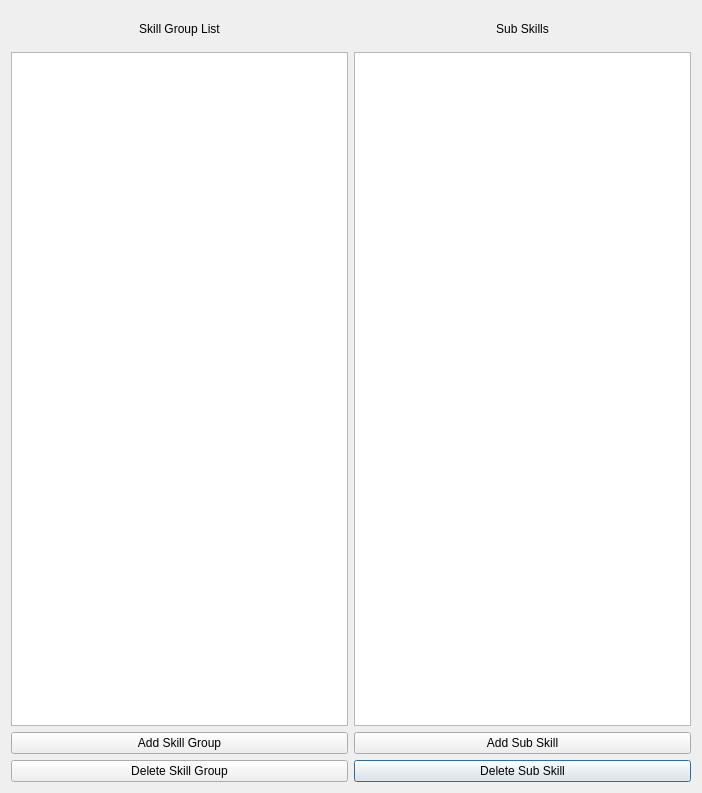
<?xml version="1.0" encoding="UTF-8"?>
<ui version="4.0">
 <class>SkillGroupManagement</class>
 <widget class="QDialog" name="SkillGroupManagement">
  <property name="windowModality">
   <enum>Qt::ApplicationModal</enum>
  </property>
  <property name="geometry">
   <rect>
    <x>0</x>
    <y>0</y>
    <width>702</width>
    <height>793</height>
   </rect>
  </property>
  <property name="windowTitle">
   <string>Dialog</string>
  </property>
  <layout class="QGridLayout" name="gridLayout">
   <item row="0" column="0">
    <widget class="QLabel" name="lblSkillGrp">
     <property name="minimumSize">
      <size>
       <width>300</width>
       <height>35</height>
      </size>
     </property>
     <property name="text">
      <string>Skill Group List</string>
     </property>
     <property name="alignment">
      <set>Qt::AlignCenter</set>
     </property>
    </widget>
   </item>
   <item row="0" column="1">
    <widget class="QLabel" name="lblSubSkill">
     <property name="minimumSize">
      <size>
       <width>300</width>
       <height>35</height>
      </size>
     </property>
     <property name="text">
      <string>Sub Skills</string>
     </property>
     <property name="alignment">
      <set>Qt::AlignCenter</set>
     </property>
    </widget>
   </item>
   <item row="1" column="0">
    <widget class="QListWidget" name="SkillGrpListWgt">
     <property name="minimumSize">
      <size>
       <width>300</width>
       <height>75</height>
      </size>
     </property>
    </widget>
   </item>
   <item row="1" column="1">
    <widget class="QListWidget" name="SubSkillListWgt">
     <property name="minimumSize">
      <size>
       <width>300</width>
       <height>75</height>
      </size>
     </property>
    </widget>
   </item>
   <item row="3" column="1">
    <widget class="QPushButton" name="pbtnDelSubSkill">
     <property name="text">
      <string>Delete Sub Skill</string>
     </property>
    </widget>
   </item>
   <item row="3" column="0">
    <widget class="QPushButton" name="pbtnDelSkillGrp">
     <property name="text">
      <string>Delete Skill Group</string>
     </property>
    </widget>
   </item>
   <item row="2" column="0">
    <widget class="QPushButton" name="pbtnAddSkillGrp">
     <property name="text">
      <string>Add Skill Group</string>
     </property>
    </widget>
   </item>
   <item row="2" column="1">
    <widget class="QPushButton" name="pbtnAddSubSkill">
     <property name="text">
      <string>Add Sub Skill</string>
     </property>
    </widget>
   </item>
  </layout>
 </widget>
 <resources/>
 <connections/>
</ui>
